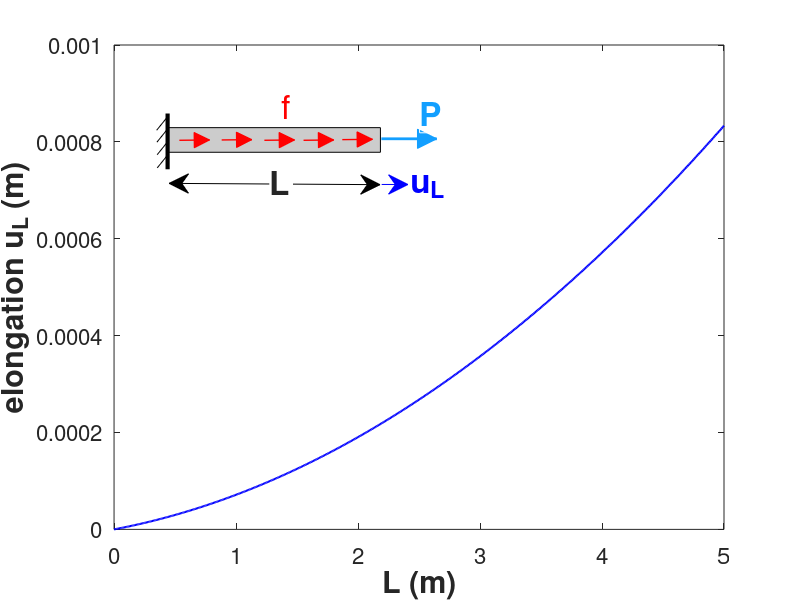

This figure's MATLAB source:

% calculation of a bar structural member elongation
clear all; clc; close all;

set(0,'defaultaxesfontsize',16);

E=210*10^9; % Young's modulus in Pa
A=0.001;    % Cross-section area in m^2
P=10*10^3; % Point load in N
f=10000*10^3;  % distributed axial load in N/m^3

L=0:0.01:5; % bar length in m
uL=P*L/(E*A)+f*L.^2/(2*E); % elongation in m

figure(1)
plot(L,uL,'b-','linewidth',1.5)
ylabel('elongation u_L (m)','FontWeight','bold','FontSize',22);
xlabel('L (m)','FontWeight','bold','FontSize',22);

annotation(figure(1),'line',[0.208333333333333 0.195833333333333],...
    [0.803535637149028 0.782937365010799]);
annotation(figure(1),'line',[0.20859375 0.19609375],...
    [0.783557235421166 0.762958963282937]);
annotation(figure(1),'line',[0.208984375 0.196484375],...
    [0.762768898488119 0.74217062634989]);
annotation(figure(1),'line',[0.209114583333333 0.196614583333333],...
    [0.740900647948161 0.720302375809932]);
annotation(figure(1),'rectangle',...
    [0.210375 0.746220302375805 0.265145833333333 0.041036717062635],...
    'FaceColor',[0.8 0.8 0.8]);
annotation(figure(1),'line',[0.209505208333333 0.209505208333333],...
    [0.810825053995679 0.717872570194383],'LineWidth',3);
annotation(figure(1),'arrow',[0.427864583333331 0.465624999999997],...
    [0.767278617710572 0.767818574514025],'Color',[1 0 0],'LineWidth',1,...
    'HeadWidth',8,'HeadStyle','plain','HeadLength',8);
annotation(figure(1),'arrow',[0.379427083333331 0.417187499999997],...
    [0.766198704103661 0.766738660907113],'Color',[1 0 0],'LineWidth',1,...
    'HeadWidth',8,'HeadStyle','plain','HeadLength',8);
annotation(figure(1),'arrow',[0.330468749999998 0.368229166666664],...
    [0.766198704103661 0.766738660907114],'Color',[1 0 0],'LineWidth',1,...
    'HeadWidth',8,'HeadStyle','plain','HeadLength',8);
annotation(figure(1),'arrow',[0.224218749999998 0.261979166666664],...
    [0.766198704103658 0.766738660907111],'Color',[1 0 0],'LineWidth',1,...
    'HeadWidth',8,'HeadStyle','plain','HeadLength',8);
annotation(figure(1),'arrow',[0.277083333333332 0.314843749999998],...
    [0.766738660907118 0.76727861771057],'Color',[1 0 0],'LineWidth',1,...
    'HeadWidth',8,'HeadStyle','plain','HeadLength',8);
annotation(figure(1),'textbox',...
    [0.352343749999998 0.802995679058205 0.0304687505712112 0.0674946017193228],...
    'Color',[1 0 0],'String',{'f'},'FontSize',24,'EdgeColor',[1 1 1]);
annotation(figure(1),'doublearrow',[0.211458333333333 0.475],...
    [0.69438444924406 0.692224622030237]);
annotation(figure(1),'textbox',...
    [0.337239583333332 0.662606910159713 0.0283854166666684 0.0674946017193226],...
    'Color',[0.149019607843137 0.149019607843137 0.149019607843137],...
    'String',{'L'},'FontWeight','bold','FontSize',24,'FitBoxToText','off',...
    'EdgeColor',[1 1 1],'BackgroundColor',[1 1 1]);
annotation(figure(1),'arrow',[0.476692708333332 0.545963541666665],...
    [0.76870842332613 0.768628509719219],...
    'Color',[0.0745098039215686 0.623529411764706 1],...
    'LineWidth',2,'HeadStyle','plain');
annotation(figure(1),'arrow',[0.477083333333333 0.509895833333333],...
    [0.692574514038876 0.692494600431965],'Color',[0 0 1]);
annotation(figure(1),'textbox',...
    [0.524479166666665 0.778697622902704 0.0250000000000014 0.0674946017193228],...
    'Color',[0.0745098039215686 0.623529411764706 1],...
    'String',{'P'},'FontWeight','bold','FontSize',24,'FitBoxToText','off',...
    'EdgeColor',[1 1 1]);
annotation(figure(1),'textbox',...
    [0.513281249999997 0.657207342125163 0.0250000000000014 0.0674946017193226],...
    'Color',[0 0 1],'String','u_L','FontWeight','bold','FontSize',24,...
    'FitBoxToText','off','EdgeColor',[1 1 1]);
